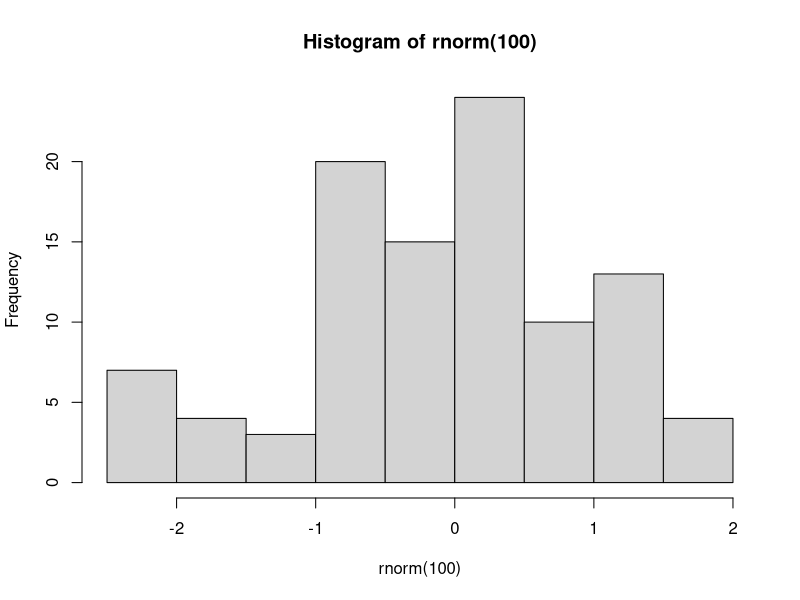
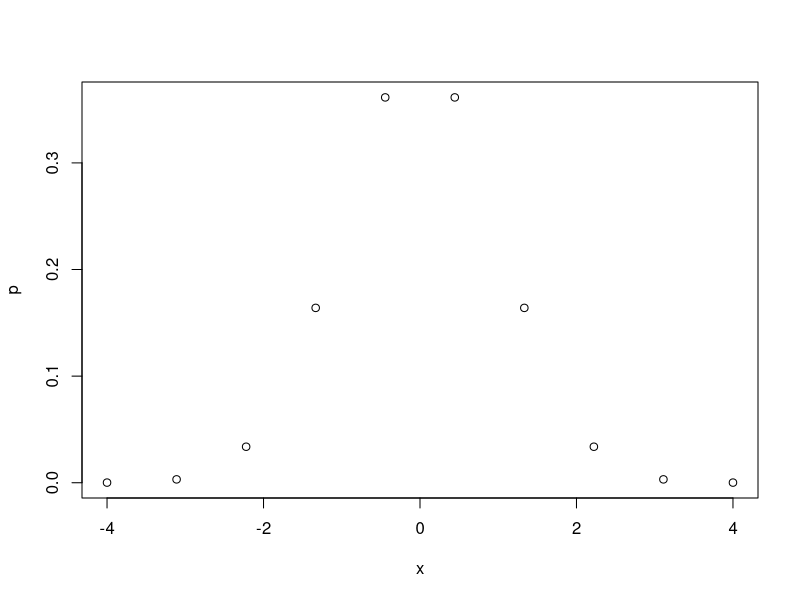
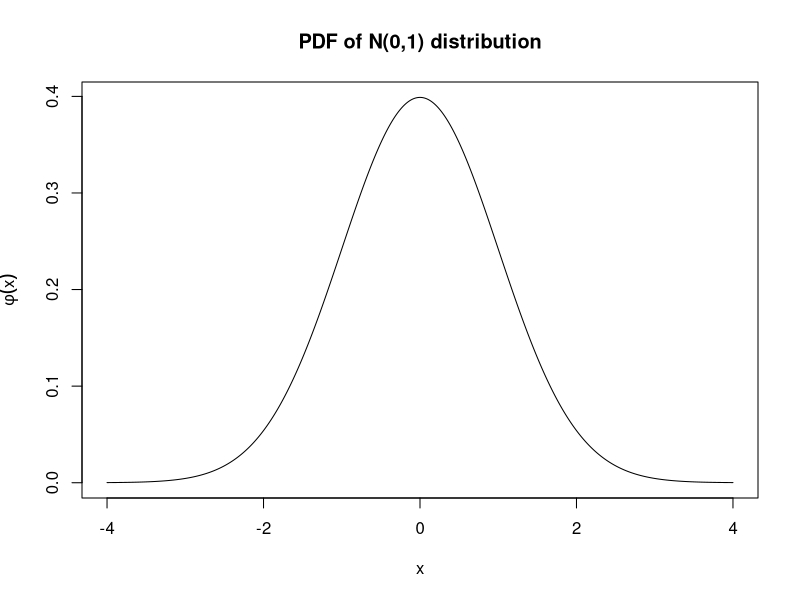

The R source for these figures, in order:
## ---- chunk 1
knitr::opts_chunk$set(echo = TRUE,
                      prompt = FALSE,
                      tidy = TRUE,
                      collapse = TRUE)
library("tidyverse")
## ---- chunk 2
print("Hello world!")
## ---- chunk 3
# This is a comment. R ignores everything in a line after the "#"
4+5
## ---- chunk 4
sqrt(4+5)
## ---- chunk 5
# This expression has a side effect
# It causes R to plot a histogram of 100 N(0,1) random numbers
hist(rnorm(100))
## ---- chunk 6
# This will cause the variable x to take on the value 2
x <- 2
# We can then use x in any expression
y <- x + 1
print(y)
# We can change the value of x at any time
x <- 0
# But this will not change the result of any previous calculations
print(y)
## ---- chunk 7
x <- 5
print(x) 
x
## ---- chunk 8
fruits <- c("Avocado","Banana","Cantaloupe")
print(fruits)
## ---- chunk 9
# REP repeats something a particular number of times (like Excel's Fill tool)
ones <- rep(1,times=10)
print(ones)
# SEQ creates a sequence (like Excel's Series tool)
evens <- seq(from=2,to=20,by=2)
print(evens)
# You can also create a sequence with the : operator:
print(1:10)
## ---- chunk 10
# This command subtracts 1 from every element in evens
odds <- evens - ones
print(odds)
# This command does the same
odds <- evens - 1
print(odds)
## ---- chunk 11
# You can give a single index
# evens[2] is the 2nd element in evens
x <- evens[2]
print(x)
# You can give a vector of indices
# evens[c(2,5)] is a vector containing the 2nd and 5th element in evens 
x <- evens[c(2,5)]
print(x)
# You can give a range of indices
# evens[2:5] is a vector containing the 2nd, 3rd, 4th and 5th element in evens 
x <- evens[2:5]
print(x)
## ---- chunk 12
print(evens)
# This creates a vector of the same length as evens, that contains TRUE
# for all values less than 10, and FALSE for all other values
lessthan10 <- (evens < 10)
print(lessthan10)
# This creates a vector that includes only those elements of evens
# for which forexample is TRUE
x <- evens[lessthan10]
print(x)
# This is a quicker way of accomplishing the same result
x <- evens[evens < 10]
print(x)
## ---- chunk 13
x <- evens
print(x)
# This assigns the number 1000 to the 2nd element in x
x[2] <- 1000
print(x)
## ---- chunk 14
everything <- list(fruits,evens,odds)
print(everything)
## ---- chunk 15
everything <- list(fruits=fruits,evens=evens,odds=odds)
print(everything)
## ---- chunk 16
print(everything[[2]])
## ---- chunk 17
print(everything[["evens"]])
print(everything$fruits)
## ---- chunk 18
# There is no element in everything called "allnumbers" 
everything$allnumbers <- c(evens,odds)
# But now there is...
print(everything)
## ---- chunk 19
print(attributes(fruits))
print(attributes(evens))
print(attributes(everything))
## ---- chunk 20
   y <- print("Hello world")
   print(y)
## ---- chunk 21
# These two statements are equivalent
2 + 2
sum(2,2)
## ---- chunk 22
# Basic arithmetic operators
2 + 3
2 - 3
2 * 3
2 / 3
2 ^ 3
# Comparison operators
2 < 3
2 == 3
2 > 3
# Logical operators
2 == 3 & 2 < 3 # this is logical AND
2 == 3 | 2 < 3 # this is logical OR
## ---- chunk 23
# These two statements are equivalent:
x <- 2
assign(y,2)
print(x)
print(y)
# The assign function returns its own value, so you can do this:
x <- y <- 3
print(x)
print(y)
## ---- chunk 24
   # ? seq
## ---- chunk 25
   x <- seq(from=-4,to=4,length.out=10)
   print(x)
## ---- chunk 26
   p <- dnorm(x)
   print(p)
## ---- chunk 27
   plot(x,p)
## ---- chunk 28
x <- seq(from=-4,to=4,length.out=1000)
p <- dnorm(x)
plot(x,p,type="l",ylab=expression(phi(x)),main="PDF of N(0,1) distribution")
